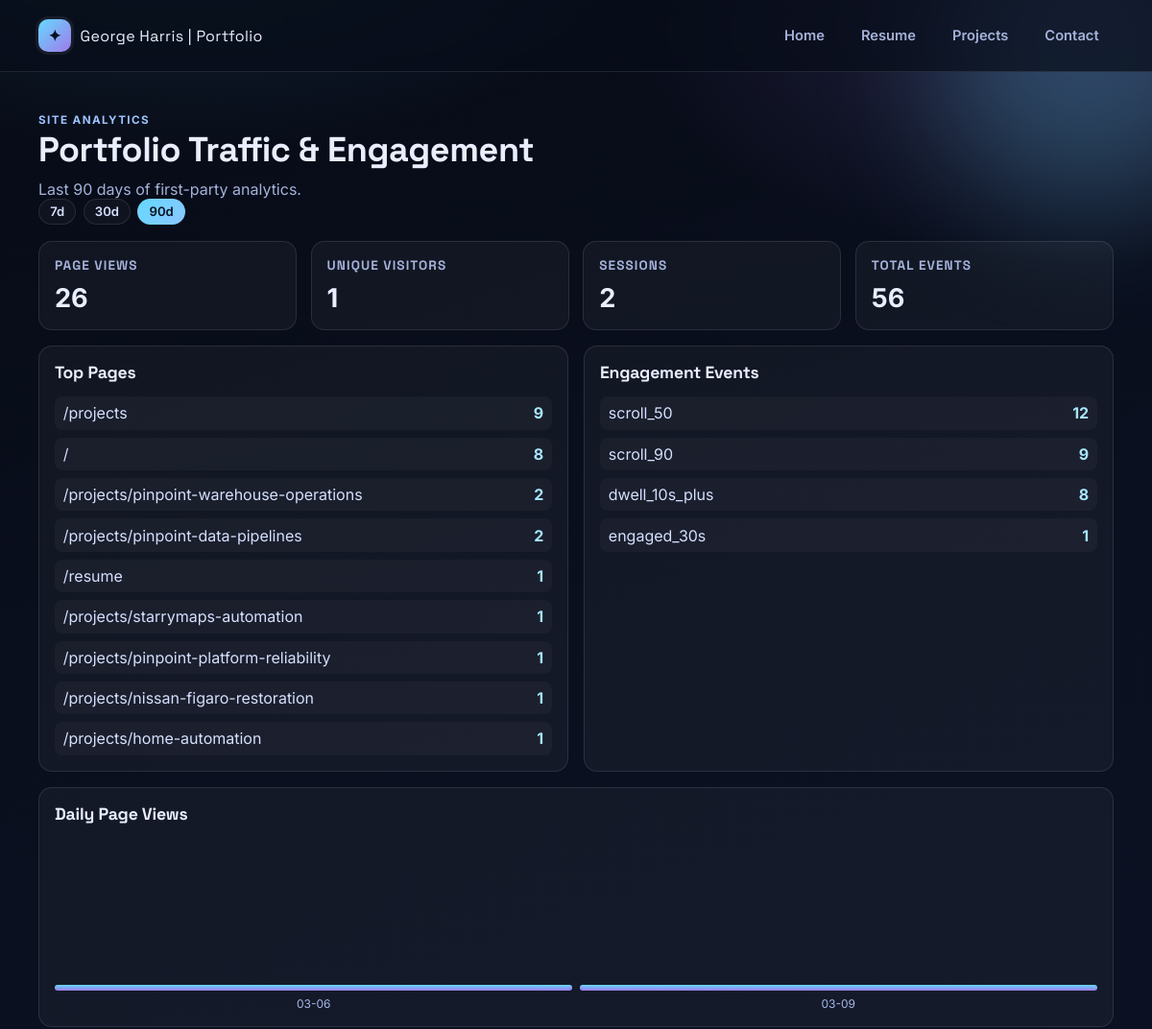
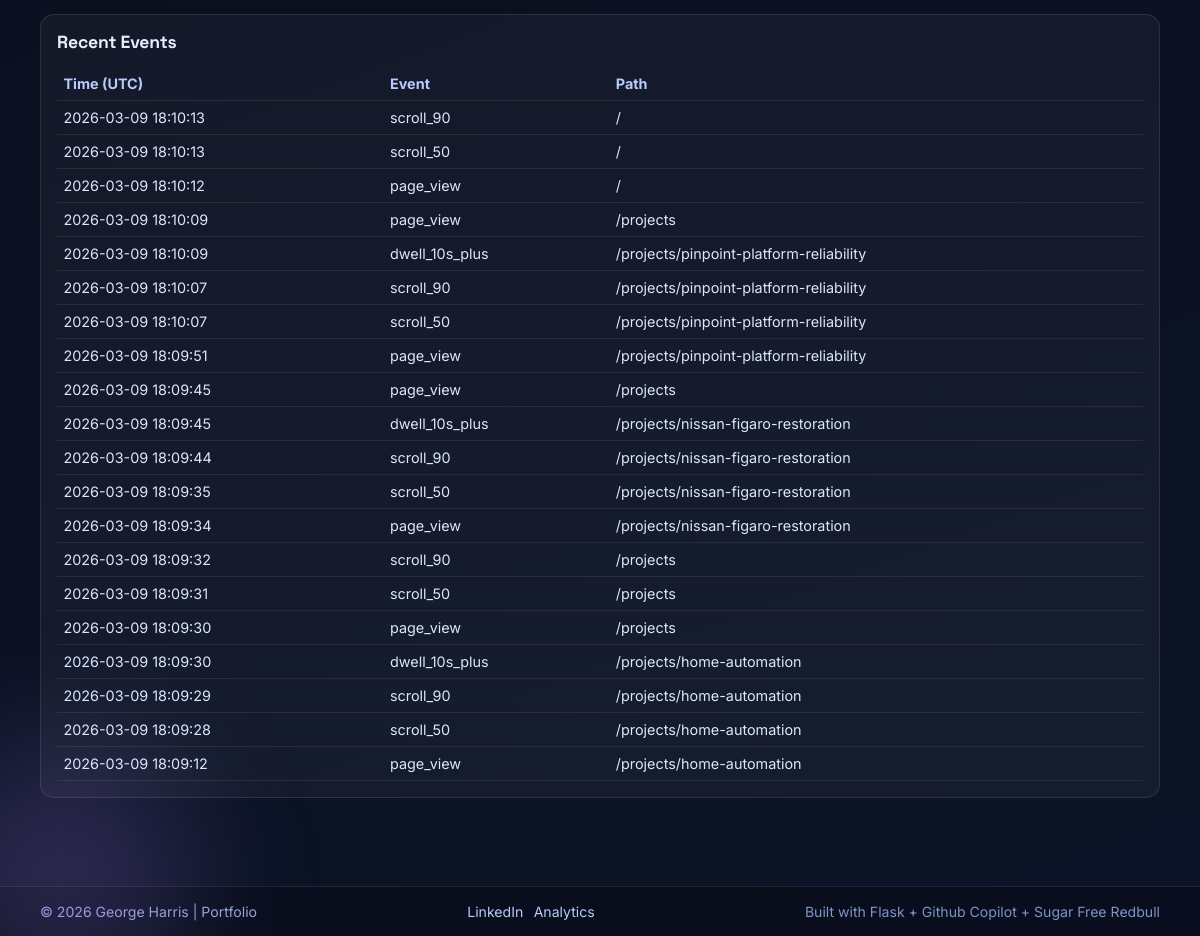
The page /analytics?days=90 on the database its author committed (2 pictures, top to bottom).
### tables this page shows
CREATE TABLE analytics_events (
                id INTEGER PRIMARY KEY AUTOINCREMENT,
                created_at TEXT NOT NULL,
                event_type TEXT NOT NULL,
                path TEXT,
                referrer TEXT,
                visitor_id TEXT,
                session_id TEXT,
                metadata TEXT,
                user_agent TEXT,
                ip_hash TEXT
            );

### portfolio/routes/main_routes.py (the view)
@main_bp.route("/analytics")
def analytics_dashboard():
    if not _is_analytics_authorized():
        abort(403)
    dashboard_key = (request.args.get("key") or "").strip()
    days_param = request.args.get("days", "30")
    try:
        days = int(days_param)
    except ValueError:
        days = 30
    metrics = get_metrics(current_app, days=days)
    return render_template(
        "analytics.html",
        metrics=metrics,
        active_days=metrics["days"],
        dashboard_key=dashboard_key,
    )

### portfolio/__init__.py (called while the page is built)
def create_app() -> Flask:
    app = Flask(__name__)
    app.config.from_object(Config)
    CORS(app)
    init_analytics_db(app)
    if not app.logger.handlers:
        logging.basicConfig(level=logging.INFO)
    app.logger.setLevel(logging.INFO)
    from .routes.main_routes import main_bp
    app.register_blueprint(main_bp)
    @app.context_processor
    def inject_globals():
        analytics_key = (app.config.get("ANALYTICS_DASHBOARD_KEY") or "").strip()
        return {
            "site_title": app.config["SITE_TITLE"],
            "contact_email": app.config["CONTACT_EMAIL"],
            "linkedin_url": app.config["LINKEDIN_URL"],
            "analytics_public": not bool(analytics_key),
            "current_year": datetime.now(timezone.utc).year,
        }
    return app

### portfolio/analytics.py (called while the page is built)
def _db_path(app: Flask) -> Path:
    configured = app.config.get("ANALYTICS_DB_PATH")
    if configured:
        return Path(configured)
    return Path(app.instance_path) / "analytics.db"

def _connect(app: Flask) -> sqlite3.Connection:
    conn = sqlite3.connect(_db_path(app))
    conn.row_factory = sqlite3.Row
    return conn

### portfolio/routes/main_routes.py (called while the page is built)
def _is_analytics_authorized() -> bool:
    configured_key = (current_app.config.get("ANALYTICS_DASHBOARD_KEY") or "").strip()
    if not configured_key:
        return True
    provided_key = (request.args.get("key") or "").strip()
    return hmac.compare_digest(provided_key, configured_key)

### portfolio/templates/analytics.html (shortened to what this page needs)
{% extends "base.html" %}
{% block content %}
<section class="page-intro">
  <p class="eyebrow">Site Analytics</p>
  <h1>Portfolio Traffic & Engagement</h1>
  <p class="intro-text">Last {{ metrics.days }} days of first-party analytics.</p>
  <p class="analytics-filters">
    <a class="filter-link {% if active_days == 7 %}active{% endif %}" href="{{ url_for('main.analytics_dashboard', days=7, key=dashboard_key) if dashboard_key else url_for('main.analytics_dashboard', days=7) }}">7d</a>
    <a class="filter-link {% if active_days == 30 %}active{% endif %}" href="{{ url_for('main.analytics_dashboard', days=30, key=dashboard_key) if dashboard_key else url_for('main.analytics_dashboard', days=30) }}">30d</a>
    <a class="filter-link {% if active_days == 90 %}active{% endif %}" href="{{ url_for('main.analytics_dashboard', days=90, key=dashboard_key) if dashboard_key else url_for('main.analytics_dashboard', days=90) }}">90d</a>
  </p>
</section>
<section class="analytics-kpis">
  <article class="kpi-card">
    <h3>Page Views</h3>
    <p>{{ metrics.totals.page_views }}</p>
  </article>
  <article class="kpi-card">
    <h3>Unique Visitors</h3>
    <p>{{ metrics.totals.unique_visitors }}</p>
  </article>
  <article class="kpi-card">
    <h3>Sessions</h3>
    <p>{{ metrics.totals.sessions }}</p>
  </article>
  <article class="kpi-card">
    <h3>Total Events</h3>
    <p>{{ metrics.totals.total_events }}</p>
  </article>
</section>
<section class="analytics-grid">
  <article class="analytics-panel">
    <h2>Top Pages</h2>
    {% if metrics.top_pages %}
    <ul class="analytics-list">
      {% for item in metrics.top_pages %}
      <li>
        <span>{{ item.path }}</span>
        <strong>{{ item.views }}</strong>
      </li>
      {% endfor %}
    </ul>
    {% else %}
    <p class="empty-state">No page data yet.</p>
    {% endif %}
  </article>
  <article class="analytics-panel">
    <h2>Engagement Events</h2>
    {% if metrics.engagement %}
    <ul class="analytics-list">
      {% for item in metrics.engagement %}
      <li>
        <span>{{ item.event_type }}</span>
        <strong>{{ item.count }}</strong>
      </li>
      {% endfor %}
    </ul>
    {% else %}
    <p class="empty-state">No engagement events yet.</p>
    {% endif %}
  </article>
</section>
<section class="analytics-panel analytics-panel-wide">
  <h2>Daily Page Views</h2>
  {% if metrics.daily_views %}
  <div class="daily-chart">
    {% set max_views = metrics.daily_views|map(attribute='views')|max %}
    {% for item in metrics.daily_views %}
    {% set height_pct = ((item.views / max_views) * 100) if max_views > 0 else 0 %}
    <div class="chart-bar-wrap" title="{{ item.day }}: {{ item.views }} views">
      <div class="chart-bar" style="--bar-height: {{ '%.2f'|format(height_pct) }}%;"></div>
      <span>{{ item.day[5:] }}</span>
    </div>
    {% endfor %}
  </div>
  {% else %}
  <p class="empty-state">No daily data yet.</p>
  {% endif %}
</section>
<section class="analytics-panel analytics-panel-wide">
  <h2>Recent Events</h2>
  {% if metrics.recent_events %}
  <div class="table-wrap">
    <table class="analytics-table">
      <thead>
        <tr>
          <th>Time (UTC)</th>
          <th>Event</th>
          <th>Path</th>
        </tr>
      </thead>
      <tbody>
        {% for item in metrics.recent_events %}
        <tr>
          <td>{{ item.created_at[:19].replace('T', ' ') }}</td>
          <td>{{ item.event_type }}</td>
          <td>{{ item.path or '-' }}</td>
        </tr>
        {% endfor %}
      </tbody>
    </table>
  </div>
  {% else %}
  <p class="empty-state">No events yet.</p>
  {% endif %}
</section>
{% endblock %}

### portfolio/static/css/site.css (style rules this page uses)
:root { --bg: #0b1020; --panel: #111a2e; --panel-soft: #161f38; --text: #e9eeff; --muted: #a5b2d9; --primary: #66d9ff; --secondary: #9f7aea; --ring: rgba(102, 217, 255, 0.35); --border: rgba(255, 255, 255, 0.1); --max: 1120px; }
* { box-sizing: border-box; }
html, body { margin: 0; padding: 0; }
body { font-family: 'Inter', system-ui, -apple-system, BlinkMacSystemFont, 'Segoe UI', sans-serif; color: var(--text); background: radial-gradient(1000px 600px at 15% -10%, rgba(102, 217, 255, 0.18), transparent 60%), radial-gradient(900px 500px at 95% 0%, rgba(159, 122, 234, 0.2), transparent 55%), linear-gradient(160deg, #070b16 0%, #0b1020 40%, #0c1427 100%); min-height: 100vh; }
.eyebrow { display: inline-block; margin: 0 0 0.7rem; text-transform: uppercase; letter-spacing: 0.12em; font-size: 0.73rem; color: #9ec3ff; font-weight: 700; }
h1, h2, h3 { font-family: 'Space Grotesk', sans-serif; letter-spacing: -0.01em; margin-top: 0; }
p { color: var(--muted); }
.page-intro { margin-bottom: 1.1rem; }
.page-intro h1 { margin-bottom: 0.45rem; font-size: clamp(1.7rem, 3vw, 2.35rem); }
.page-intro p { margin: 0; }
.analytics-kpis { display: grid; grid-template-columns: repeat(4, minmax(0, 1fr)); gap: 0.9rem; margin-bottom: 1rem; }
.kpi-card, .analytics-panel { background: rgba(255, 255, 255, 0.04); border: 1px solid var(--border); border-radius: 14px; padding: 1rem; }
.analytics-filters { margin-top: 0.35rem; display: inline-flex; gap: 0.45rem; }
.filter-link { text-decoration: none; color: #d6e0ff; border: 1px solid var(--border); background: rgba(255, 255, 255, 0.03); border-radius: 999px; font-weight: 600; font-size: 0.82rem; padding: 0.28rem 0.7rem; }
.filter-link.active, .filter-link:hover { color: #071022; background: linear-gradient(135deg, var(--primary), #8ac6ff); border-color: transparent; }
.kpi-card h3 { margin: 0; color: var(--muted); font-size: 0.85rem; text-transform: uppercase; letter-spacing: 0.08em; }
.kpi-card p { margin: 0.55rem 0 0; color: var(--text); font-size: 1.7rem; font-weight: 700; }
.analytics-grid { display: grid; grid-template-columns: repeat(2, minmax(0, 1fr)); gap: 1rem; margin-bottom: 1rem; }
.analytics-panel-wide { margin-bottom: 1rem; }
.analytics-panel h2 { font-size: 1.1rem; margin: 0 0 0.9rem; }
.analytics-list { list-style: none; margin: 0; padding: 0; display: flex; flex-direction: column; gap: 0.5rem; }
.analytics-list li { display: flex; align-items: center; justify-content: space-between; gap: 0.8rem; padding: 0.45rem 0.55rem; border-radius: 8px; background: rgba(255, 255, 255, 0.03); }
.analytics-list li span { color: #d6e0ff; overflow-wrap: anywhere; }
.analytics-list li strong { color: #a7e6ff; }
.daily-chart { display: grid; grid-template-columns: repeat(auto-fit, minmax(34px, 1fr)); align-items: end; gap: 0.45rem; min-height: 180px; }
.chart-bar-wrap { display: flex; flex-direction: column; align-items: center; gap: 0.35rem; }
.chart-bar { width: 100%; min-height: 6px; height: var(--bar-height); border-radius: 6px; background: linear-gradient(180deg, #66d9ff 0%, #9f7aea 100%); }
.chart-bar-wrap span { color: #a7b7e8; font-size: 0.75rem; }
.table-wrap { overflow-x: auto; }
.analytics-table { width: 100%; border-collapse: collapse; font-size: 0.9rem; }
.analytics-table th, .analytics-table td { text-align: left; padding: 0.5rem 0.4rem; border-bottom: 1px solid rgba(255, 255, 255, 0.08); }
.analytics-table th { color: #b8cbff; font-weight: 700; }
.analytics-table td { color: #dce6ff; }

### rows shown on the page
analytics_events: path "/projects", views "9"
analytics_events: created_at "2026-03-09 18:10:13", event_type "scroll_90", path "/"
analytics_events: created_at "2026-03-09 18:10:13", event_type "scroll_50", path "/"
analytics_events: created_at "2026-03-09 18:10:12", event_type "page_view", path "/"
analytics_events: created_at "2026-03-09 18:10:09", event_type "page_view", path "/projects"
analytics_events: created_at "2026-03-09 18:10:09", event_type "dwell_10s_plus", path "/projects/pinpoint-platform-reliability"
analytics_events: created_at "2026-03-09 18:10:07", event_type "scroll_90", path "/projects/pinpoint-platform-reliability"
analytics_events: created_at "2026-03-09 18:10:07", event_type "scroll_50", path "/projects/pinpoint-platform-reliability"
analytics_events: created_at "2026-03-09 18:09:51", event_type "page_view", path "/projects/pinpoint-platform-reliability"
analytics_events: created_at "2026-03-09 18:09:45", event_type "page_view", path "/projects"
analytics_events: created_at "2026-03-09 18:09:45", event_type "dwell_10s_plus", path "/projects/nissan-figaro-restoration"
analytics_events: created_at "2026-03-09 18:09:44", event_type "scroll_90", path "/projects/nissan-figaro-restoration"
analytics_events: created_at "2026-03-09 18:09:35", event_type "scroll_50", path "/projects/nissan-figaro-restoration"
analytics_events: created_at "2026-03-09 18:09:34", event_type "page_view", path "/projects/nissan-figaro-restoration"
analytics_events: created_at "2026-03-09 18:09:32", event_type "scroll_90", path "/projects"
analytics_events: created_at "2026-03-09 18:09:31", event_type "scroll_50", path "/projects"
analytics_events: created_at "2026-03-09 18:09:30", event_type "page_view", path "/projects"
analytics_events: created_at "2026-03-09 18:09:30", event_type "dwell_10s_plus", path "/projects/home-automation"
analytics_events: created_at "2026-03-09 18:09:29", event_type "scroll_90", path "/projects/home-automation"
analytics_events: created_at "2026-03-09 18:09:28", event_type "scroll_50", path "/projects/home-automation"
analytics_events: created_at "2026-03-09 18:09:12", event_type "page_view", path "/projects/home-automation"

### other values the page prints
{{ site_title }} "George Harris | Portfolio"
{{ metrics.days }} "90"
{{ metrics.totals.page_views }} "26"
{{ metrics.totals.unique_visitors }} "1"
{{ metrics.totals.sessions }} "2"
{{ metrics.totals.total_events }} "56"
{{ item.path }} "/" "/projects/pinpoint-warehouse-operations" "/projects/pinpoint-data-pipelines" "/resume" "/projects/starrymaps-automation" "/projects/pinpoint-platform-reliability" "/projects/nissan-figaro-restoration" "/projects/home-automation"
{{ item.views }} "8" "2" "2" "1" "1" "1" "1" "1"
{{ item.event_type }} "scroll_50" "scroll_90" "dwell_10s_plus" "engaged_30s"
{{ item.count }} "12" "9" "8" "1"
{{ item.day[5:] }} "03-06" "03-09"
